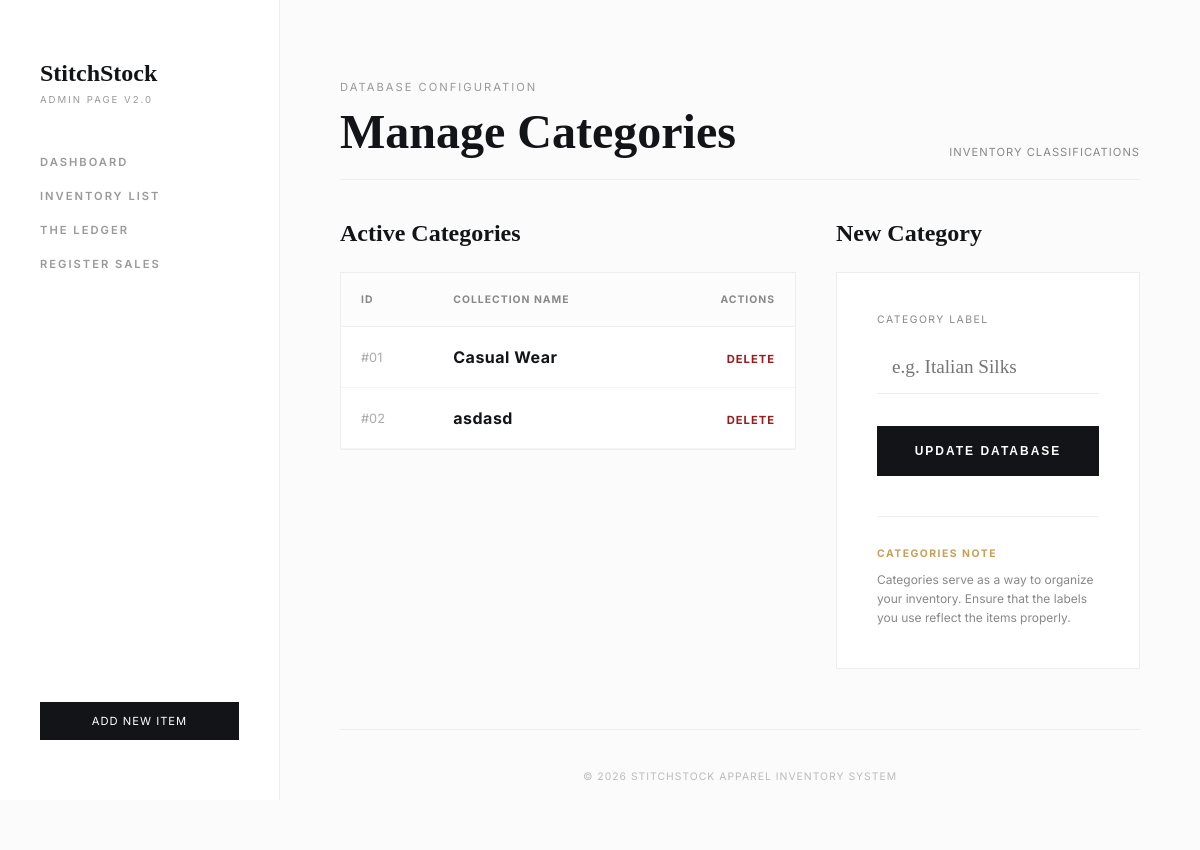
The app's page /manage_categories.php, older data.
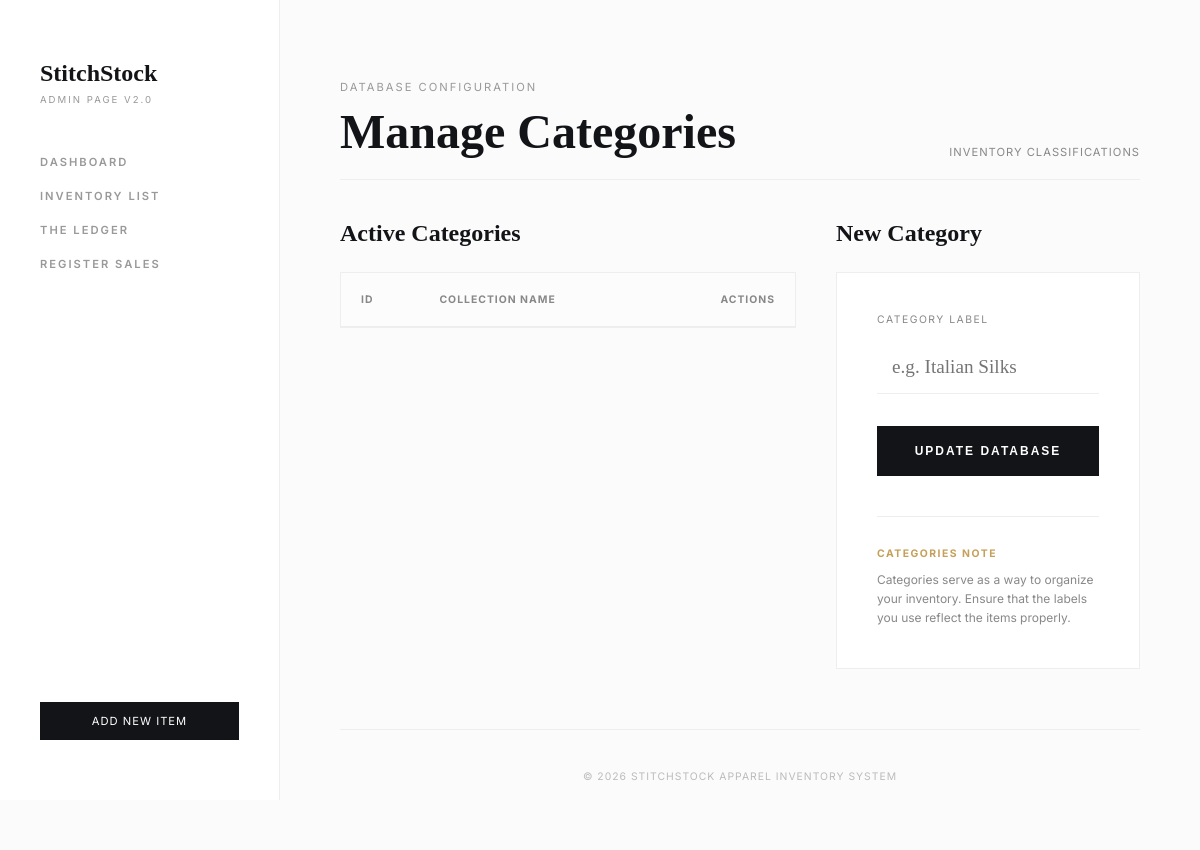
The same page, newer data.
### tables this page shows
CREATE TABLE Categories (
    cat_id INTEGER PRIMARY KEY AUTOINCREMENT,
    cat_name TEXT NOT NULL
);

### manage_categories.php (the view, shortened to what this page needs)
<?php
include('includes/header.php');
$categories = $pdo->query("SELECT * FROM Categories")->fetchAll();
?>
<div class="current-overview" style="margin-bottom: 40px; border-bottom: 1px solid #eee; padding-bottom: 20px;">
    <p style="text-transform: uppercase; font-size: 0.7rem; color: #999; letter-spacing: 2px; margin-bottom: 10px;">Database Configuration</p>
    <div style="display: flex; justify-content: space-between; align-items: flex-end;">
        <h1 style="font-family: 'Playfair Display', serif; font-size: 3rem; margin: 0; font-weight: 700;">Manage Categories</h1>
        <p style="color: #888; text-transform: uppercase; font-size: 0.7rem; letter-spacing: 1px;">Inventory Classifications</p>
    </div>
</div>
<div style="display: grid; grid-template-columns: 1.5fr 1fr; gap: 40px;">
    <div>
        <h3 style="font-family: 'Playfair Display', serif; font-size: 1.5rem; margin-bottom: 25px;">Active Categories</h3>
        <div class="card" style="padding: 0; border: 1px solid #eee;">
            <table style="width: 100%; border-collapse: collapse;">
                <thead>
                    <tr style="background: #fcfcfc; border-bottom: 1px solid #eee;">
                        <th style="padding: 20px; text-align: left; text-transform: uppercase; font-size: 0.65rem; letter-spacing: 1px; color: #888;">ID</th>
                        <th style="padding: 20px; text-align: left; text-transform: uppercase; font-size: 0.65rem; letter-spacing: 1px; color: #888;">Collection Name</th>
                        <th style="padding: 20px; text-align: right; text-transform: uppercase; font-size: 0.65rem; letter-spacing: 1px; color: #888;">Actions</th>
                    </tr>
                </thead>
                <tbody>
                    <?php foreach($categories as $cat): ?>
                    <tr style="border-bottom: 1px solid #f5f5f5;">
                        <td style="padding: 20px; font-size: 0.8rem; color: #aaa;">#<?= str_pad($cat['cat_id'], 2, '0', STR_PAD_LEFT) ?></td>
                        <td style="padding: 20px;">
                            <strong style="font-size: 1rem; color: #121417; letter-spacing: 0.5px;"><?= htmlspecialchars($cat['cat_name']) ?></strong>
                        </td>
                        <td style="padding: 20px; text-align: right;">
                            <a href="delete_category.php?id=<?= $cat['cat_id'] ?>"
                               style="color: #991b1b; text-decoration: none; font-size: 0.7rem; text-transform: uppercase; letter-spacing: 1px; font-weight: 700;"
                               onclick="return confirm('Note: Deleting a category may affect linked assets. Proceed?')">
                                Delete
                            </a>
                        </td>
                    </tr>
                    <?php endforeach; ?>
                </tbody>
            </table>
        </div>
    </div>
    <div>
        <h3 style="font-family: 'Playfair Display', serif; font-size: 1.5rem; margin-bottom: 25px;">New Category</h3>
        <div class="card" style="padding: 40px; border-radius: 0;">
            <form action="" method="POST">
                <div style="margin-bottom: 2rem;">
                    <label style="display:block; text-transform: uppercase; font-size: 0.65rem; letter-spacing: 1.5px; color: #888; margin-bottom: 15px;">Category Label</label>
                    <input type="text" name="cat_name" placeholder="e.g. Italian Silks"
                           style="width:100%; padding:15px; border:none; border-bottom: 1px solid #eee; font-family: 'Playfair Display', serif; font-size: 1.2rem;" required>
                </div>
                <button type="submit" name="add_cat"
                        style="background: #121417; color: white; border: none; padding: 18px; width: 100%; font-size: 0.75rem; text-transform: uppercase; letter-spacing: 2px; font-weight: 700; cursor: pointer;">
                    Update Database
                </button>
            </form>
            <div style="margin-top: 40px; padding-top: 30px; border-top: 1px solid #eee;">
                <h4 style="font-size: 0.65rem; text-transform: uppercase; letter-spacing: 1.5px; color: #c5a059; margin-bottom: 10px;">Categories Note</h4>
                <p style="font-size: 0.75rem; color: #888; line-height: 1.6;">
                    Categories serve as a way to organize your inventory. Ensure that the labels you use reflect the items properly.
                </p>
            </div>
        </div>
    </div>
</div>
<?php include('includes/footer.php'); ?>

### includes/header.php (shortened to what this page needs)
<!DOCTYPE html>
<html lang="en">
<head>
    <link rel="stylesheet" href="assets/css/styles.css">
</head>
<body>
    <div class="sidebar">
        <div class="logo">
            <h2 class="logo-text">StitchStock</h2>
            <small style="letter-spacing: 2px; text-transform: uppercase; font-size: 0.6rem; color: #999;">
                Admin Page v2.0
            </small>
        </div>
        <nav style="margin-top: 3rem; display: flex; flex-direction: column;">
            <a href="index.php" class="nav-link">Dashboard</a>
            <a href="inventory.php" class="nav-link">Inventory List</a>
            <a href="reports.php" class="nav-link">The Ledger</a>
            <a href="sales_form.php" class="nav-link">Register Sales</a>
        </nav>
        <div style="margin-top: auto; padding-top: 2rem;">
            <a href="add_product_form.php" class="btn-primary" style="background: var(--ledger-charcoal); color: white; display: block; text-align: center; text-decoration: none; padding: 12px; font-size: 0.7rem; letter-spacing: 1px;">
                ADD NEW ITEM
            </a>
        </div>
    </div>
    <div class="main-content">

### includes/footer.php
</main> <footer style="margin-top: 60px; padding: 40px 0; border-top: 1px solid #EEE; text-align: center;">
    <p style="font-size: 0.65rem; color: #BBB; letter-spacing: 1px; text-transform: uppercase;">
        © 2026 StitchStock Apparel Inventory System
    </p>
</footer>
</body>
</html>

### assets/css/styles.css (style rules this page uses)
:root { --paper-white: #FBFBFB; --ledger-charcoal: #121417; --bespoke-gold: #C5A059; --border-soft: #EEEEEE; --sidebar-width: 280px; }
* { box-sizing: border-box; margin: 0; padding: 0; }
body { background-color: var(--paper-white); font-family: 'Inter', sans-serif; color: var(--ledger-charcoal); display: flex; min-height: 100vh; }
.sidebar { width: var(--sidebar-width); height: 100vh; background: #FFFFFF; border-right: 1px solid var(--border-soft); padding: 60px 40px; position: fixed; display: flex; flex-direction: column; }
.main-content { margin-left: var(--sidebar-width); padding: 80px 60px; width: calc(100% - var(--sidebar-width)); }
.card { background: #FFFFFF; border: 1px solid var(--border-soft); padding: 40px; border-radius: 0; }
h1, h2, h3 { font-family: 'Playfair Display', serif; font-weight: 700; }
.nav-link { text-decoration: none; color: #999; font-size: 0.7rem; letter-spacing: 2px; text-transform: uppercase; font-weight: 600; margin-bottom: 20px; transition: color 0.3s; }

Row changes from the older to the newer data that the page shows:
removed categories: cat_id "01", cat_name "Casual Wear"
removed categories: cat_id "02", cat_name "asdasd"
